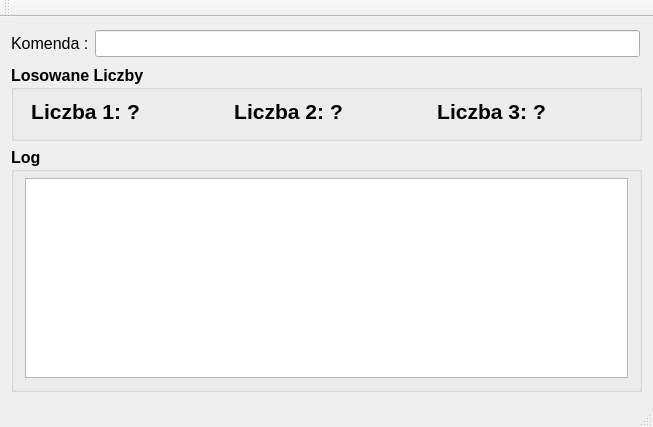
<?xml version="1.0" encoding="UTF-8"?>
<ui version="4.0">
 <class>MainWindow</class>
 <widget class="QMainWindow" name="MainWindow">
  <property name="geometry">
   <rect>
    <x>0</x>
    <y>0</y>
    <width>653</width>
    <height>427</height>
   </rect>
  </property>
  <property name="font">
   <font>
    <pointsize>12</pointsize>
   </font>
  </property>
  <property name="windowTitle">
   <string>Slave Application</string>
  </property>
  <widget class="QWidget" name="centralWidget">
   <layout class="QGridLayout" name="gridLayout">
    <item row="0" column="0">
     <layout class="QHBoxLayout" name="horizontalLayout">
      <property name="topMargin">
       <number>2</number>
      </property>
      <property name="rightMargin">
       <number>2</number>
      </property>
      <property name="bottomMargin">
       <number>2</number>
      </property>
      <item>
       <widget class="QLabel" name="label_3">
        <property name="text">
         <string>Komenda :</string>
        </property>
       </widget>
      </item>
      <item>
       <widget class="QLineEdit" name="leCmd"/>
      </item>
     </layout>
    </item>
    <item row="2" column="0">
     <widget class="QGroupBox" name="groupBox">
      <property name="font">
       <font>
        <pointsize>12</pointsize>
        <weight>75</weight>
        <bold>true</bold>
       </font>
      </property>
      <property name="title">
       <string>Log</string>
      </property>
      <layout class="QGridLayout" name="gridLayout_2">
       <property name="topMargin">
        <number>6</number>
       </property>
       <item row="1" column="0">
        <widget class="QPlainTextEdit" name="pleLog">
         <property name="font">
          <font>
           <family>Courier New</family>
           <pointsize>10</pointsize>
          </font>
         </property>
        </widget>
       </item>
      </layout>
     </widget>
    </item>
    <item row="1" column="0">
     <widget class="QGroupBox" name="groupBox_2">
      <property name="font">
       <font>
        <pointsize>12</pointsize>
        <weight>75</weight>
        <bold>true</bold>
       </font>
      </property>
      <property name="title">
       <string>Losowane Liczby</string>
      </property>
      <layout class="QGridLayout" name="gridLayout_3">
       <property name="topMargin">
        <number>6</number>
       </property>
       <item row="0" column="0">
        <layout class="QHBoxLayout" name="horizontalLayout_3">
         <property name="topMargin">
          <number>3</number>
         </property>
         <property name="bottomMargin">
          <number>3</number>
         </property>
         <item>
          <widget class="QLabel" name="label_6">
           <property name="font">
            <font>
             <pointsize>16</pointsize>
            </font>
           </property>
           <property name="text">
            <string>Liczba 1:</string>
           </property>
           <property name="alignment">
            <set>Qt::AlignRight|Qt::AlignTrailing|Qt::AlignVCenter</set>
           </property>
          </widget>
         </item>
         <item>
          <widget class="QLabel" name="lDigit_1">
           <property name="font">
            <font>
             <pointsize>16</pointsize>
             <weight>75</weight>
             <bold>true</bold>
            </font>
           </property>
           <property name="text">
            <string>?</string>
           </property>
          </widget>
         </item>
         <item>
          <widget class="QLabel" name="label_9">
           <property name="font">
            <font>
             <pointsize>16</pointsize>
            </font>
           </property>
           <property name="text">
            <string>Liczba 2:</string>
           </property>
           <property name="alignment">
            <set>Qt::AlignRight|Qt::AlignTrailing|Qt::AlignVCenter</set>
           </property>
          </widget>
         </item>
         <item>
          <widget class="QLabel" name="lDigit_2">
           <property name="font">
            <font>
             <pointsize>16</pointsize>
             <weight>75</weight>
             <bold>true</bold>
            </font>
           </property>
           <property name="text">
            <string>?</string>
           </property>
          </widget>
         </item>
         <item>
          <widget class="QLabel" name="label_7">
           <property name="font">
            <font>
             <pointsize>16</pointsize>
            </font>
           </property>
           <property name="text">
            <string>Liczba 3:</string>
           </property>
           <property name="alignment">
            <set>Qt::AlignRight|Qt::AlignTrailing|Qt::AlignVCenter</set>
           </property>
          </widget>
         </item>
         <item>
          <widget class="QLabel" name="lDigit_3">
           <property name="font">
            <font>
             <pointsize>16</pointsize>
             <weight>75</weight>
             <bold>true</bold>
            </font>
           </property>
           <property name="text">
            <string>?</string>
           </property>
          </widget>
         </item>
        </layout>
       </item>
      </layout>
     </widget>
    </item>
   </layout>
  </widget>
  <widget class="QMenuBar" name="menuBar">
   <property name="geometry">
    <rect>
     <x>0</x>
     <y>0</y>
     <width>653</width>
     <height>21</height>
    </rect>
   </property>
  </widget>
  <widget class="QToolBar" name="mainToolBar">
   <attribute name="toolBarArea">
    <enum>TopToolBarArea</enum>
   </attribute>
   <attribute name="toolBarBreak">
    <bool>false</bool>
   </attribute>
  </widget>
  <widget class="QStatusBar" name="statusBar"/>
 </widget>
 <layoutdefault spacing="6" margin="11"/>
 <resources/>
 <connections/>
</ui>
